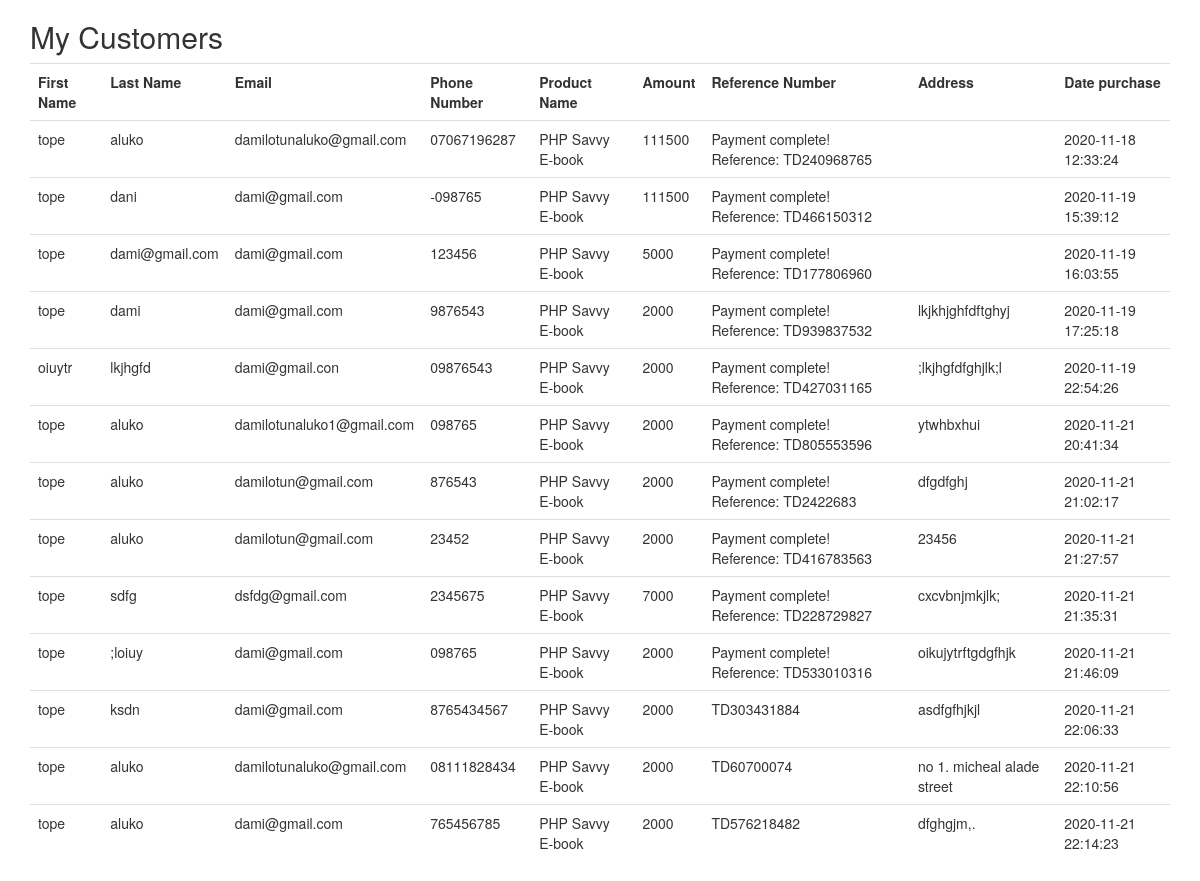
The page /customers.php on the database its author committed.
### tables this page shows
CREATE TABLE `stack` (
  `id` int(11) NOT NULL,
  `first_name` varchar(200) NOT NULL,
  `last_name` varchar(200) NOT NULL,
  `email` varchar(200) NOT NULL,
  `phone` varchar(200) NOT NULL,
  `product_name` varchar(200) NOT NULL,
  `amount` int(100) NOT NULL,
  `reference` varchar(200) NOT NULL,
  `location1` varchar(500) NOT NULL,
  `date_purchase` datetime NOT NULL DEFAULT current_timestamp()
);

### customers.php (the view, shortened to what this page needs)
<?php
include_once("db.php");
$sql = "SELECT * FROM stack";
$stmt = $pdo->prepare($sql);
$stmt->execute();
$ebooks = $stmt->fetchAll();
?>
<!DOCTYPE html>
<html lang="en">
<head>
    <link rel="stylesheet" href="./css/style.css" />
<link rel="stylesheet" href="https://maxcdn.bootstrapcdn.com/bootstrap/3.3.7/css/bootstrap.min.css">
<link rel="stylesheet" href="https://maxcdn.bootstrapcdn.com/bootstrap/3.3.7/css/bootstrap-theme.min.css">
</head>
<body>
    <div class="container">
    <h2> My Customers </h2>
    <table class="table ">
    <tr>
    <th>First Name</th>
    <th>Last Name</th>
    <th>Email</th>
    <th>Phone Number</th>
    <th>Product Name</th>
    <th>Amount</th>
    <th>Reference Number</th>
    <th>Address</th>
    <th>Date purchase</th>
    </tr>
    <?php foreach($ebooks as $ebook): ?>
    <tr>
    <td><?= $ebook->first_name; ?> </td>
    <td><?= $ebook->last_name; ?> </td>
    <td><?= $ebook->email; ?> </td>
    <td><?= $ebook->phone; ?> </td>
    <td><?= $ebook->product_name; ?> </td>
    <td><?= $ebook->amount; ?> </td>
    <td><?= $ebook->reference; ?> </td>
    <td><?= $ebook->location1; ?> </td>
    <td><?= $ebook->date_purchase; ?> </td>
    </tr>
    <?php endforeach; ?>
    </table>
    </div>
</body>
</html>

### rows shown on the page
stack: first_name "tope", last_name "aluko", email "damilotunaluko@gmail.com", phone "07067196287", product_name "PHP Savvy E-book", amount "111500", reference "Payment complete! Reference: TD240968765", date_purchase "2020-11-18 12:33:24"
stack: first_name "tope", last_name "dani", email "dami@gmail.com", phone "-098765", product_name "PHP Savvy E-book", amount "111500", reference "Payment complete! Reference: TD466150312", date_purchase "2020-11-19 15:39:12"
stack: first_name "tope", last_name "dami@gmail.com", email "dami@gmail.com", phone "123456", product_name "PHP Savvy E-book", amount "5000", reference "Payment complete! Reference: TD177806960", date_purchase "2020-11-19 16:03:55"
stack: first_name "tope", last_name "dami", email "dami@gmail.com", phone "9876543", product_name "PHP Savvy E-book", amount "2000", reference "Payment complete! Reference: TD939837532", location1 "lkjkhjghfdftghyj", date_purchase "2020-11-19 17:25:18"
stack: first_name "oiuytr", last_name "lkjhgfd", email "dami@gmail.con", phone "09876543", product_name "PHP Savvy E-book", amount "2000", reference "Payment complete! Reference: TD427031165", location1 ";lkjhgfdfghjlk;l", date_purchase "2020-11-19 22:54:26"
stack: first_name "tope", last_name "aluko", email "damilotunaluko1@gmail.com", phone "098765", product_name "PHP Savvy E-book", amount "2000", reference "Payment complete! Reference: TD805553596", location1 "ytwhbxhui", date_purchase "2020-11-21 20:41:34"
stack: first_name "tope", last_name "aluko", email "damilotun@gmail.com", phone "876543", product_name "PHP Savvy E-book", amount "2000", reference "Payment complete! Reference: TD2422683", location1 "dfgdfghj", date_purchase "2020-11-21 21:02:17"
stack: first_name "tope", last_name "aluko", email "damilotun@gmail.com", phone "23452", product_name "PHP Savvy E-book", amount "2000", reference "Payment complete! Reference: TD416783563", location1 "23456", date_purchase "2020-11-21 21:27:57"
stack: first_name "tope", last_name "sdfg", email "dsfdg@gmail.com", phone "2345675", product_name "PHP Savvy E-book", amount "7000", reference "Payment complete! Reference: TD228729827", location1 "cxcvbnjmkjlk;", date_purchase "2020-11-21 21:35:31"
stack: first_name "tope", last_name ";loiuy", email "dami@gmail.com", phone "098765", product_name "PHP Savvy E-book", amount "2000", reference "Payment complete! Reference: TD533010316", location1 "oikujytrftgdgfhjk", date_purchase "2020-11-21 21:46:09"
stack: first_name "tope", last_name "ksdn", email "dami@gmail.com", phone "8765434567", product_name "PHP Savvy E-book", amount "2000", reference "TD303431884", location1 "asdfgfhjkjl", date_purchase "2020-11-21 22:06:33"
stack: first_name "tope", last_name "aluko", email "damilotunaluko@gmail.com", phone "08111828434", product_name "PHP Savvy E-book", amount "2000", reference "TD60700074", location1 "no 1. micheal alade street", date_purchase "2020-11-21 22:10:56"
stack: first_name "tope", last_name "aluko", email "dami@gmail.com", phone "765456785", product_name "PHP Savvy E-book", amount "2000", reference "TD576218482", location1 "dfghgjm,.", date_purchase "2020-11-21 22:14:23"
